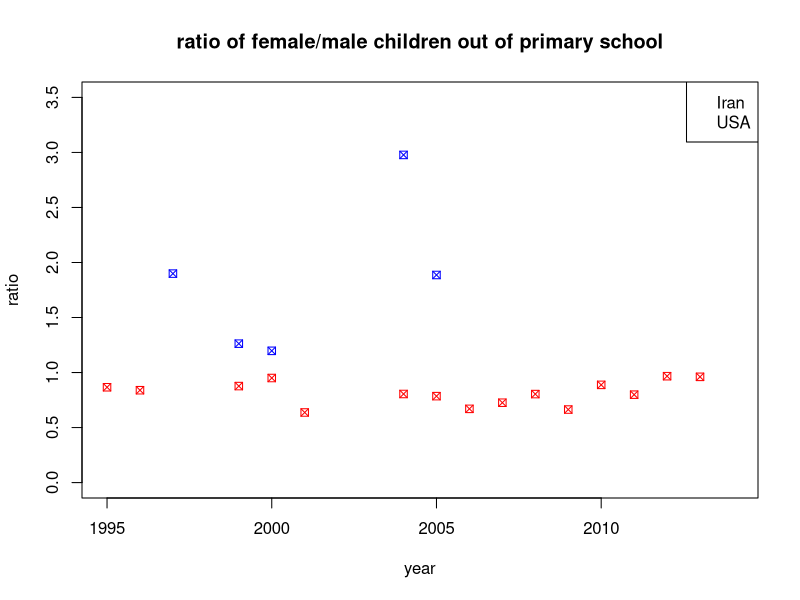
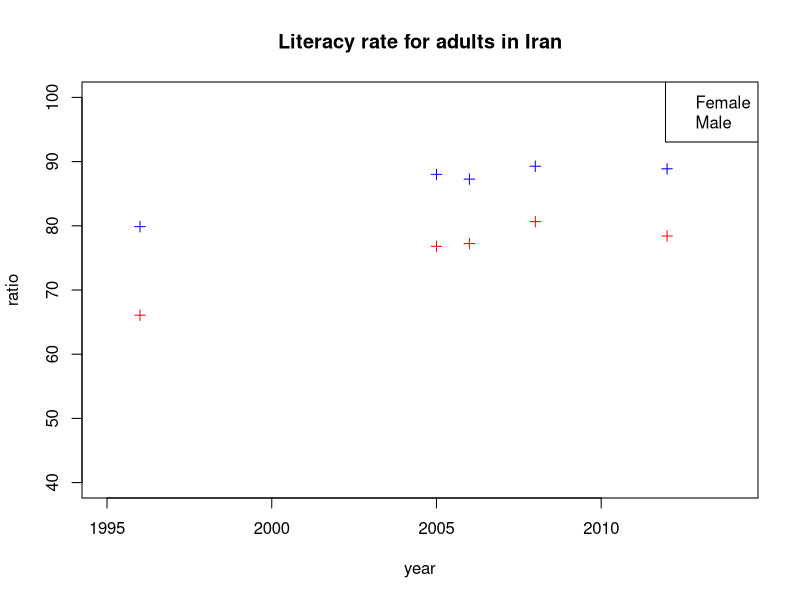

Write R code to recreate these figures, in order.
# Loading Data
setwd("C:/Users/Elahe65/Desktop/DataIncubator")
data = read.csv("Data_Extract_From_World_Development_Indicators_Data.csv", na.strings="..")

# Cleaning Data
dataI1 = data[data$Country.Code=="IRN",]
dataU1 = data[data$Country.Code=="USA",]
dataI2 <- data.frame(dataI1[1:29,4:22])
dataU2 <- data.frame(dataU1[1:29,4:22])
dataI3 = data.frame(t(dataI2))
names(dataI3)<- c("SE.PRM.UNER","SE.PRM.UNER.FE","SE.PRM.UNER.MA","SL.TLF.PART.FE.ZS","SL.TLF.PART.MA.ZS","SL.EMP.SELF.FE.ZS","SL.EMP.SELF.MA.ZS","SL.EMP.SELF.ZS","SH.PRV.SMOK.FE","SH.PRV.SMOK.MA","SL.TLF.CACT.FE.NE.ZS","SL.TLF.ACTI.FE.ZS","SL.TLF.CACT.MA.ZS","SL.TLF.CACT.MA.NE.ZS","SL.TLF.ACTI.MA.ZS","SL.TLF.CACT.ZS","SL.TLF.CACT.NE.ZS","SL.TLF.CACT.FE.ZS","SL.TLF.ACTI.ZS","SE.PRM.TENR","SE.PRM.TENR.FE","SE.PRM.TENR.MA","SE.ADT.LITR.ZS","SE.ADT.LITR.FE.ZS","SE.ADT.LITR.MA.ZS","SP.POP.DPND","SP.POP.DPND.OL","SP.POP.DPND.YG") 
dataU3 = data.frame(t(dataU2))
names(dataU3)<- c("SE.PRM.UNER","SE.PRM.UNER.FE","SE.PRM.UNER.MA","SL.TLF.PART.FE.ZS","SL.TLF.PART.MA.ZS","SL.EMP.SELF.FE.ZS","SL.EMP.SELF.MA.ZS","SL.EMP.SELF.ZS","SH.PRV.SMOK.FE","SH.PRV.SMOK.MA","SL.TLF.CACT.FE.NE.ZS","SL.TLF.ACTI.FE.ZS","SL.TLF.CACT.MA.ZS","SL.TLF.CACT.MA.NE.ZS","SL.TLF.ACTI.MA.ZS","SL.TLF.CACT.ZS","SL.TLF.CACT.NE.ZS","SL.TLF.CACT.FE.ZS","SL.TLF.ACTI.ZS","SE.PRM.TENR","SE.PRM.TENR.FE","SE.PRM.TENR.MA","SE.ADT.LITR.ZS","SE.ADT.LITR.FE.ZS","SE.ADT.LITR.MA.ZS","SP.POP.DPND","SP.POP.DPND.OL","SP.POP.DPND.YG")
dataI3 <-dataI3[-1,] 
row.names(dataI3)<- substr(row.names(dataI3),10,13)
dataU3 <-dataU3[-1,] 
row.names(dataU3)<- substr(row.names(dataU3),10,13)

# plotting data for ratio of children out of primary school
IRN_tot = as.numeric(as.character(dataI3$SE.PRM.UNER))
IRN_FE = as.numeric(as.character(dataI3$SE.PRM.UNER.FE))
IRN_MA = as.numeric(as.character(dataI3$SE.PRM.UNER.MA))

USA_tot = as.numeric(as.character(dataU3$SE.PRM.UNER))
USA_FE = as.numeric(as.character(dataU3$SE.PRM.UNER.FE))
USA_MA = as.numeric(as.character(dataU3$SE.PRM.UNER.MA))

png("Fig1.png")                 
plot(row.names(dataI3), IRN_FE/IRN_MA, col = "blue", ylim =c(0,3.5),
     main = "ratio of female/male children out of primary school", xlab ="year", 
     ylab = "ratio", pch = 7)
points(row.names(dataI3), USA_FE/USA_MA, col="red", pch = 7)
legend("topright", col=c("blue","red"), legend=c("Iran","USA"))
dev.off()

# plotting the self-employed male and female in USA and Iran
USA_FE_Lit = as.numeric(as.character(dataU3$SE.ADT.LITR.FE.ZS))
USA_MA_Lit = as.numeric(as.character(dataU3$SE.ADT.LITR.MA.ZS))
USA_tot_Lit = as.numeric(as.character(dataU3$SE.ADT.LITR.ZS))

IRN_FE_Lit = as.numeric(as.character(dataI3$SE.ADT.LITR.FE.ZS))
IRN_MA_Lit = as.numeric(as.character(dataI3$SE.ADT.LITR.MA.ZS))
IRN_tot_Lit = as.numeric(as.character(dataI3$SE.ADT.LITR.ZS))

png("Fig2.png")
plot(row.names(dataI3), IRN_MA_Lit, col = "blue", ylim =c(40,100),
     main = "Literacy rate for adults in Iran", xlab ="year", 
     ylab = "ratio", pch = 3)
points(row.names(dataI3), IRN_FE_Lit, col = "red",pch = 3)
legend("topright",col=c("red","blue"),legend=c("Female","Male"))
dev.off()